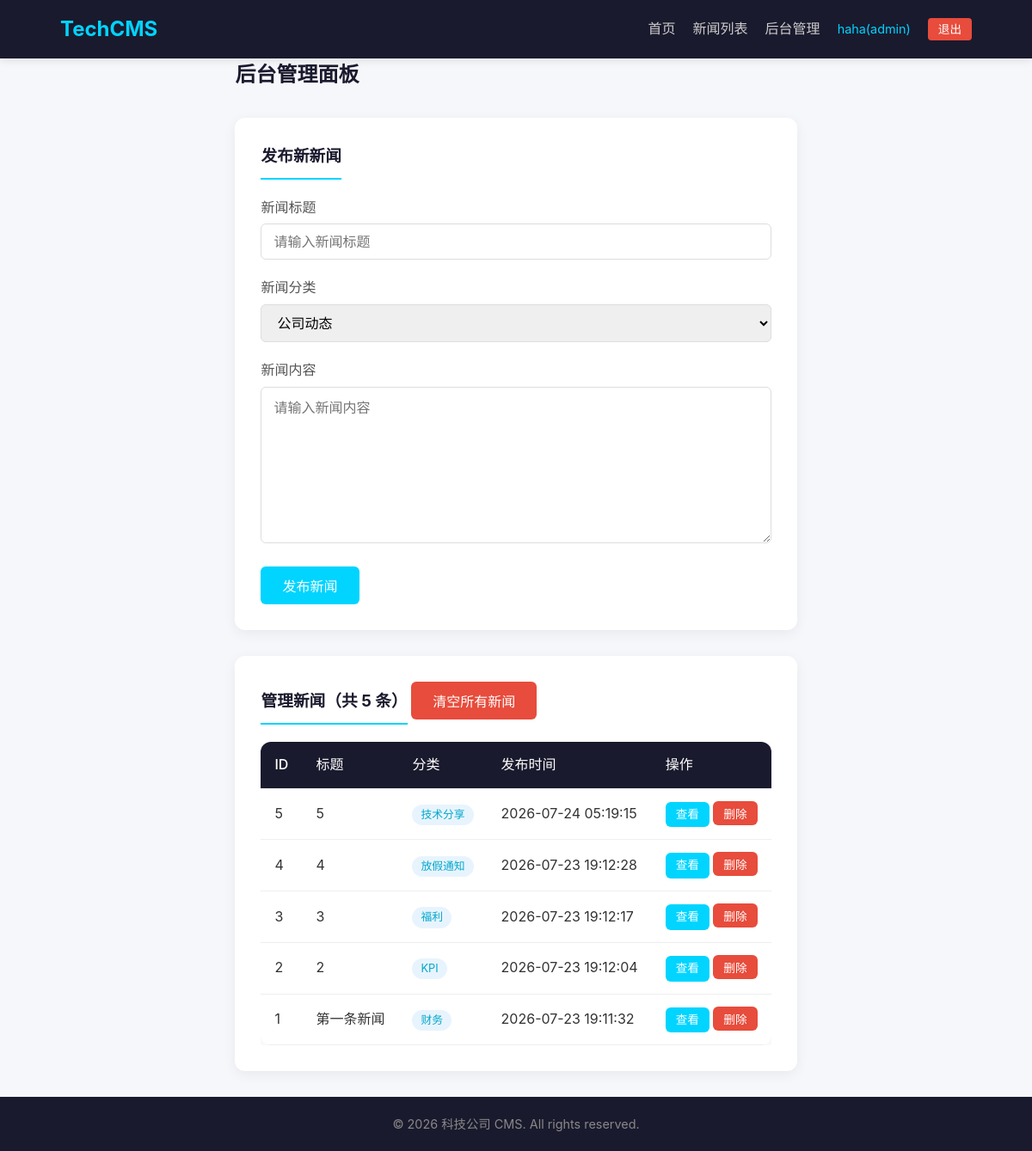
The page /admin (signed in) on the database its author committed.
### day08/__init__.py (models this page shows)
class Company_news(Base):
    __tablename__ = 'company_news'
    id = Column(Integer, primary_key=True, autoincrement=True)
    title = Column(String(255))
    content = Column(Text)
    category = Column(String(255))
    date = Column(DateTime, default=datetime.now)

### day08/app_commpany_cns.py (the view)
@app.route('/admin')
@login_user_required
@login_admin_required
def admin_page():
    db = Session()
    news_db = db.query(Company_news).order_by(Company_news.id.desc()).all()
    news_list = [{"id": n.id, "title": n.title, "content": n.content,
                  "category": n.category, "date": n.date.strftime("%Y-%m-%d %H:%M:%S")}
                 for n in news_db]
    db.close()
    return render_template('admin.html', news_list=news_list)

### day08/app_commpany_cns.py (called while the page is built)
def login_user_required(f):
    @wraps(f)
    def decorated(*args, **kwargs):
        if 'username' not in session:
            return redirect(url_for('login_page'))
        return f(*args, **kwargs)
    return decorated

def login_admin_required(f):
    @wraps(f)
    def decorated(*args, **kwargs):
        if session.get('role') != 'admin':
            return jsonify({"code": 403, "msg": "你不是管理员,你没有该权限"}), 403
        return f(*args, **kwargs)
    return decorated

### day08/templates/admin.html (shortened to what this page needs)
{% extends "base.html" %}
{% block content %}
<div class="admin-container">
    <h2>后台管理面板</h2>
    <section class="admin-section">
        <h3>发布新新闻</h3>
        <form method="POST" action="/admin/create" class="admin-form">
            <div class="form-group">
                <label for="title">新闻标题</label>
                <input type="text" id="title" name="title" required placeholder="请输入新闻标题">
            </div>
            <div class="form-group">
                <label for="category">新闻分类</label>
                <select id="category" name="category" required>
                    <option value="公司动态">公司动态</option>
                </select>
            </div>
            <div class="form-group">
                <label for="content">新闻内容</label>
                <textarea id="content" name="content" rows="8" required placeholder="请输入新闻内容"></textarea>
            </div>
            <button type="submit" class="btn btn-primary">发布新闻</button>
        </form>
    </section>
    <section class="admin-section">
        <h3>管理新闻（共 {{ news_list|length }} 条）</h3>
        <form method="POST" action="/admin/clear" onsubmit="return confirm('确定要清空所有新闻吗？此操作不可恢复！');" style="display:inline;">
            <button type="submit" class="btn btn-danger" style="margin-bottom:15px;">清空所有新闻</button>
        </form>
        {% if news_list %}
        <div class="table-container">
            <table class="news-table">
                <thead>
                    <tr>
                        <th>ID</th>
                        <th>标题</th>
                        <th>分类</th>
                        <th>发布时间</th>
                        <th>操作</th>
                    </tr>
                </thead>
                <tbody>
                    {% for news in news_list %}
                    <tr>
                        <td>{{ news.id }}</td>
                        <td>{{ news.title }}</td>
                        <td><span class="tag">{{ news.category }}</span></td>
                        <td>{{ news.date }}</td>
                        <td>
                            <a href="/news/{{ news.id }}" class="btn btn-sm">查看</a>
                            <form method="POST" action="/admin/delete/{{ news.id }}" onsubmit="return confirm('确定删除「{{ news.title }}」吗？');" style="display:inline;">
                                <button type="submit" class="btn btn-sm btn-danger">删除</button>
                            </form>
                        </td>
                    </tr>
                    {% endfor %}
                </tbody>
            </table>
        </div>
        {% else %}
        <p class="empty-tip">暂无新闻，请先发布</p>
        {% endif %}
    </section>
</div>
{% endblock %}

### day08/static/style.css (style rules this page uses)
* { margin: 0; padding: 0; box-sizing: border-box; }
body { font-family: -apple-system, BlinkMacSystemFont, "Segoe UI", "Microsoft YaHei", sans-serif; background: #f5f7fa; color: #333; line-height: 1.6; min-height: 100vh; display: flex; flex-direction: column; }
.btn { display: inline-block; padding: 10px 25px; border: none; border-radius: 6px; cursor: pointer; font-size: 1rem; text-decoration: none; transition: all 0.3s; }
.btn-primary { background: #00d4ff; color: #fff; }
.btn-danger { background: #e74c3c; color: #fff; }
.btn-sm { padding: 4px 12px; font-size: 0.85rem; background: #00d4ff; color: #fff; }
.btn-sm.btn-danger { background: #e74c3c; }
.form-group { margin-bottom: 20px; }
.form-group label { display: block; margin-bottom: 6px; font-weight: 500; color: #555; }
.form-group input, .form-group select, .form-group textarea { width: 100%; padding: 10px 14px; border: 1px solid #ddd; border-radius: 6px; font-size: 1rem; transition: border-color 0.3s; font-family: inherit; }
.form-group textarea { resize: vertical; }
.table-container { overflow-x: auto; }
.news-table { width: 100%; border-collapse: collapse; background: #fff; border-radius: 12px; overflow: hidden; box-shadow: 0 4px 15px rgba(0, 0, 0, 0.06); }
.news-table th, .news-table td { padding: 14px 16px; text-align: left; border-bottom: 1px solid #eee; }
.news-table th { background: #1a1a2e; color: #fff; font-weight: 500; }
.tag { display: inline-block; background: #e8f4fd; color: #00a8cc; padding: 2px 10px; border-radius: 20px; font-size: 0.8rem; }
.admin-container { max-width: 900px; margin: 0 auto; }
.admin-container h2 { margin-bottom: 30px; color: #1a1a2e; }
.admin-section { background: #fff; padding: 30px; border-radius: 12px; box-shadow: 0 4px 15px rgba(0, 0, 0, 0.06); margin-bottom: 30px; }
.admin-section h3 { margin-bottom: 20px; color: #1a1a2e; padding-bottom: 10px; border-bottom: 2px solid #00d4ff; display: inline-block; }
.admin-form { max-width: 100%; }

### rows shown on the page
Company_news: id "5", title "5", category "技术分享", date "2026-07-24 05:19:15"
Company_news: id "4", title "4", category "放假通知", date "2026-07-23 19:12:28"
Company_news: id "3", title "3", category "福利", date "2026-07-23 19:12:17"
Company_news: id "2", title "2", category "KPI", date "2026-07-23 19:12:04"
Company_news: id "1", title "第一条新闻", category "财务", date "2026-07-23 19:11:32"

### other values the page prints
{{ session.username }} "haha"
{{ session.role }} "admin"
{{ news_list|length }} "5"
